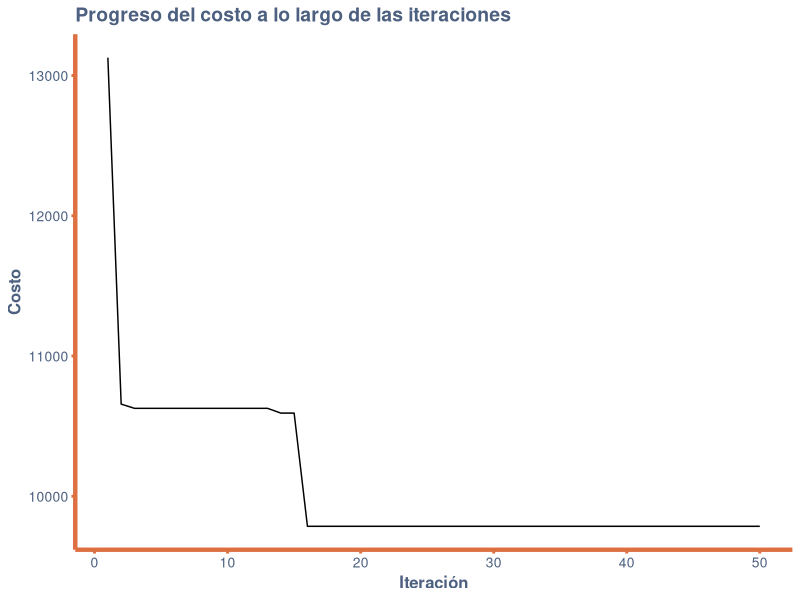

The R source for this figure:
## ---- chunk 1
# Función para calcular la distancia euclidiana entre dos puntos
euc_2d <- function(c1, c2) {
    return(round(sqrt((c1[1] - c2[1])^2 + (c1[2] - c2[2])^2)))
}

# Función para calcular el costo de una permutación de ciudades
cost <- function(perm, cities) {
    distance <- 0
    for (i in seq_along(perm)) {
        c1 <- perm[i]
        c2 <- if (i == length(perm)) perm[1] else perm[i + 1]
        distance <- distance + euc_2d(cities[c1, ], cities[c2, ])
    }
    return(distance)
}

# Función para realizar una operación de dos-opt estocástica en una permutación
stochastic_two_opt <- function(permutation) {
    perm <- permutation
    c1 <- sample(length(perm), 1)
    exclude <- c(c1, if (c1 == 1) length(perm) else c1 - 1, if (c1 == length(perm)) 1 else c1 + 1)
    c2 <- sample(length(perm), 1)
    while (c2 %in% exclude) {
        c2 <- sample(length(perm), 1)
    }
    if (c2 < c1) {
        temp <- c1
        c1 <- c2
        c2 <- temp
    }
    perm[c1:c2] <- rev(perm[c1:c2])
    return(perm)
}

# Función para realizar una búsqueda local en el espacio de las permutaciones
local_search <- function(best, cities, max_no_improv) {
    count <- 0
    repeat {
        candidate <- list()
        candidate$vector <- stochastic_two_opt(best$vector)
        candidate$cost <- cost(candidate$vector, cities)
        if (candidate$cost < best$cost) {
            count <- 0
            best <- candidate
        } else {
            count <- count + 1
        }
        if (count >= max_no_improv) break
    }
    return(best)
}

# Función para construir una solución codiciosa aleatorizada
construct_randomized_greedy_solution <- function(cities, alpha) {
    candidate <- list()
    candidate$vector <- sample(1:nrow(cities), 1)
    allCities <- 1:nrow(cities)
    while (length(candidate$vector) < nrow(cities)) {
        candidates <- setdiff(allCities, candidate$vector)
        costs <- sapply(candidates, function(i) euc_2d(cities[candidate$vector[length(candidate$vector)], ], cities[i, ]))
        rcl <- candidates[which(costs <= min(costs) + alpha * (max(costs) - min(costs)))]
        candidate$vector <- c(candidate$vector, sample(rcl, 1))
    }
    candidate$cost <- cost(candidate$vector, cities)
    return(candidate)
}

# Función de búsqueda principal
search <- function(cities, max_iter, max_no_improv, alpha) {
    best <- NULL
    cost_progress <- list()  # Lista para registrar el progreso del costo
    for (iter in seq_len(max_iter)) {
        candidate <- construct_randomized_greedy_solution(cities, alpha)
        candidate <- local_search(candidate, cities, max_no_improv)
        if (is.null(best) || candidate$cost < best$cost) {
            best <- candidate
        }
        cost_progress[[iter]] <- best$cost  # Registrar el costo en la lista
        cat(" > iteration", iter, ", best=", best$cost, "\n")
    }
    return(list(best = best, cost_progress = cost_progress))  # Devolver la mejor solución y el progreso del costo
}

# Configuración del problema
berlin52 <- matrix(c(565,575,25,185,345,750,945,685,845,655,
                     880,660,25,230,525,1000,580,1175,650,1130,
                     1605,620,1220,580,1465,200,1530,5,845,680,
                     725,370,145,665,415,635,510,875,560,365,300,
                     465,520,585,480,415,835,625,975,580,1215,245,
                     1320,315,1250,400,660,180,410,250,420,555,575,
                     665,1150,1160,700,580,685,595,685,610,770,610,
                     795,645,720,635,760,650,475,960,95,260,875,920,
                     700,500,555,815,830,485,1170,65,830,610,605,625,
                     595,360,1340,725,1740,245), ncol = 2, byrow = TRUE)

# Configuración del algoritmo
max_iter <- 50
max_no_improv <- 50
greediness_factor <- 0.3

# Ejecutar el algoritmo
result <- search(berlin52, max_iter, max_no_improv, greediness_factor)
best <- result$best
cost_progress <- result$cost_progress
## ---- chunk 2
library(ggplot2)

crear_tema <- function() {
    theme_minimal() +
        theme(
            plot.background = element_rect(fill = "white", color = NA), 
            panel.grid.major = element_line(color = "white", size = 0.2), 
            panel.grid.minor = element_line(color = "white", size = 0.2), 
            panel.background = element_rect(fill = "white", color = NA), 
            plot.title = element_text(face = "bold", size = 14, color = "#4d6080"),
            axis.title = element_text(face = "bold", size = 12, color = "#4d6080"),
            axis.text = element_text(size = 10, color = "#4d6080"),
            axis.line = element_line(size = 1.5, colour = "#de6f41"), 
            legend.background = element_rect(fill = "#4d6080", color = NA), 
            legend.key = element_rect(fill = "grey90", color = NA),
            axis.ticks.x = element_line(color = "#de6f41", size = 1),
            axis.ticks.y = element_line(color = "#de6f41", size = 1)
        )
}

df <- data.frame(iteration = 1:max_iter, cost = unlist(cost_progress))
ggplot(df, aes(x = iteration, y = cost)) +
    geom_line() +
    labs(title = "Progreso del costo a lo largo de las iteraciones",
         x = "Iteración",
         y = "Costo")+
    crear_tema()
